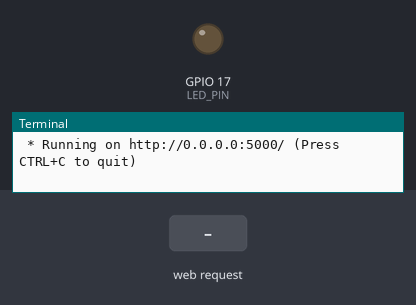
This program was run on a simulated Raspberry Pi (BCM pin numbers). On the bench: output pins drawn as LEDs (lit = HIGH), the last lines printed to the terminal. Inputs (shaded band) come from the test bench. The clock reads 2024-03-15 10:24:30 at power-on unless the program sets it.

Above: at 1.2 s.
1.3 s: HTTP request for /led/control received with the fields action=on
At 1.8 s:
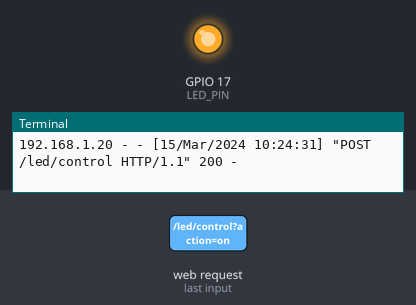
2.8 s: HTTP request for /led/control received with the fields action=off
At 4.1 s:
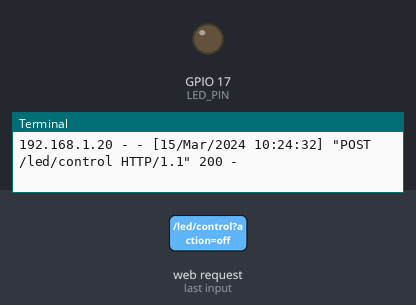
Timing chart, 0 to 5.8 s (numbered marks = the images above; inputs shaded):
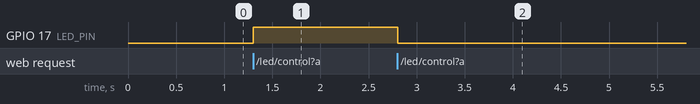

Measured:
- after the input at 1.3 s, GPIO 17 (LED_PIN): LOW → HIGH at once
- after the input at 2.8 s, GPIO 17 (LED_PIN): HIGH → LOW at once

The program:

app.py
```python
import RPi.GPIO as GPIO
from flask import Flask, render_template, request

app = Flask(__name__)

# Set up GPIO
LED_PIN = 17
GPIO.setmode(GPIO.BCM)
GPIO.setup(LED_PIN, GPIO.OUT)
GPIO.output(LED_PIN, GPIO.LOW)  # Ensure LED is off initially

@app.route('/')
def index():
    return render_template('index.html')

@app.route('/led/control', methods=['POST'])
def led_control():
    action = request.form.get('action')

    if action == 'on':
        GPIO.output(LED_PIN, GPIO.HIGH)
        status = 'LED is ON'
    elif action == 'off':
        GPIO.output(LED_PIN, GPIO.LOW)
        status = 'LED is OFF'
    else:
        status = 'Invalid action'

    return {'status': status}

@app.route('/led/status')
def led_status():
    status = 'ON' if GPIO.input(LED_PIN) else 'OFF'
    return {'status': status}

def cleanup():
    GPIO.cleanup()

if __name__ == '__main__':
    try:
        app.run(host='0.0.0.0', port=5000, debug=True)
    finally:
        cleanup()
```
